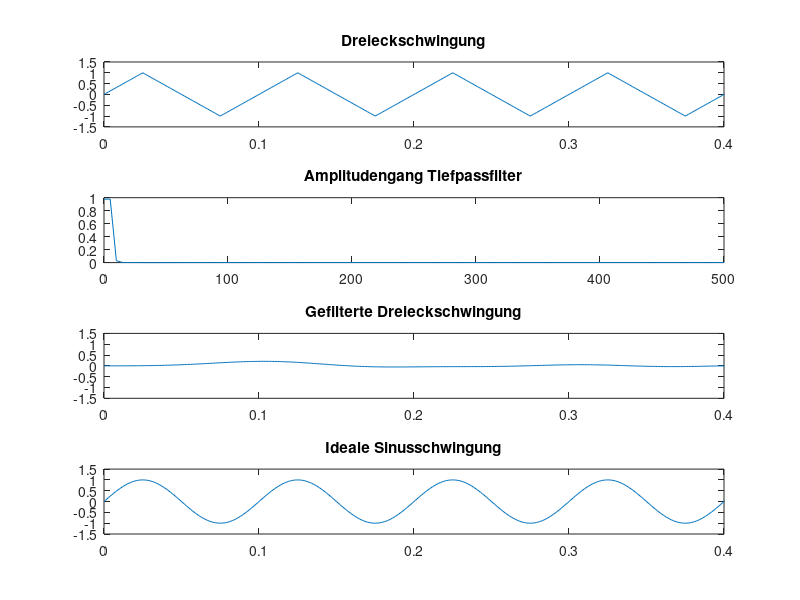

Reproduce this figure in MATLAB.
% M-File  A1_8_3.M,  Kap.8, Aufgabe 3 

disp(' '),disp(' ')
fpass=input('Durchlassfrequenz des TP-Filters in Hz,  fpass =  ');
disp(' '),disp(' '),disp(' ')

% Parameter
fs=1000; T=1/fs; f0=10; 

% Dreieckschwingung generieren
x=[0:0.04:0.96, 1:-.04:0.04]; x=[x -x x -x x -x x -x x -x];
t=0:T:length(x)*T-T;
subplot(4,1,1),plot(t,x),axis([0 0.4 -1.5 1.5])
title('Dreieckschwingung')

% Amplitudengang des TP-Filters 
[b,a]=ellip(4,.2,60,2*fpass/fs);
f=0:fs/200:fs/2; H=freqz(b,a,f,fs);
subplot(4,1,2), plot(f,abs(H))
title('Amplitudengang Tiefpassfilter')

% Gefilterte Dreieckschwingung
y=filter(b,a,x);
subplot(4,1,3), plot(t,y),axis([0 0.4 -1.5 1.5])
title('Gefilterte Dreieckschwingung')

% Sinusschwingung generieren
x=sin(2*pi*f0*t);
subplot(4,1,4),plot(t,x),axis([0 0.4 -1.5 1.5])
title('Ideale Sinusschwingung')

pause,close
